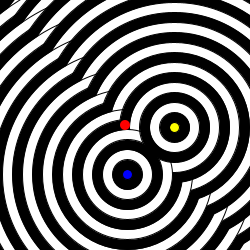
Frame 1 (no input)
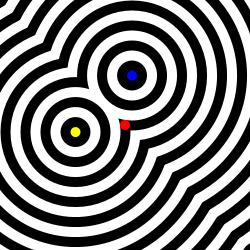
Frame 60 (the mouse pressed at the canvas centre just before this capture)
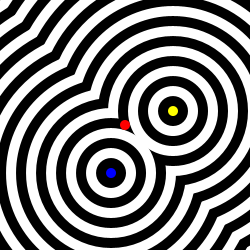
Frame 120 (the mouse held since frame 60 and released just before this capture)

The Processing sketch that drew these frames (run headless with seeded random() and noise(); from frame 60 on, the mouse is pressed at the canvas centre):

// Processing sketch: Double_Dot
// ── Double_Dot.pde
float angle;

void setup(){
  size(250,250);
  angle = 0;
}

void draw(){
  background(0);
  angle += 0.05;
  
  float cosVal = cos(angle);
  
  float distanceFromCenter = 50;
  
  float xPos = width/2 + cos(angle) * distanceFromCenter;
  float yPos = height/2 + sin(angle) * distanceFromCenter;

fill (255);
  ellipse (xPos, yPos, 410, 410);

  fill (255);
  ellipse (yPos, xPos, 410, 410);

  fill (0);
  ellipse (xPos, yPos, 390, 390);

  fill (0);
  ellipse (yPos, xPos, 390, 390);

  fill (255);
  ellipse (xPos, yPos, 370, 370);

  fill (255);
  ellipse (yPos, xPos, 370, 370);

  fill (0);
  ellipse (xPos, yPos, 350, 350);

  fill (0);
  ellipse (yPos, xPos, 350, 350);


  fill (255);
  ellipse (xPos, yPos, 330, 330);

  fill (255);
  ellipse (yPos, xPos, 330, 330);

  fill (0);
  ellipse (xPos, yPos, 310, 310);

  fill (0);
  ellipse (yPos, xPos, 310, 310);

  fill (255);
  ellipse (xPos, yPos, 290, 290);

  fill (255);
  ellipse (yPos, xPos, 290, 290);

  fill (0);
  ellipse (xPos, yPos, 270, 270);

  fill (0);
  ellipse (yPos, xPos, 270, 270);

fill (255);
  ellipse (xPos, yPos, 250, 250);

  fill (255);
  ellipse (yPos, xPos, 250, 250);

  fill (0);
  ellipse (xPos, yPos, 230, 230);

  fill (0);
  ellipse (yPos, xPos, 230, 230);

  fill (255);
  ellipse (xPos, yPos, 210, 210);

  fill (255);
  ellipse (yPos, xPos, 210, 210);

  fill (0);
  ellipse (xPos, yPos, 190, 190);

  fill (0);
  ellipse (yPos, xPos, 190, 190);

  fill (255);
  ellipse (xPos, yPos, 170, 170);

  fill (255);
  ellipse (yPos, xPos, 170, 170);

  fill (0);
  ellipse (xPos, yPos, 150, 150);

  fill (0);
  ellipse (yPos, xPos, 150, 150);

  fill (255);
  ellipse (xPos, yPos, 130, 130);

  fill (255);
  ellipse (yPos, xPos, 130, 130);

  fill (0);
  ellipse (xPos, yPos, 110, 110);

  fill (0);
  ellipse (yPos, xPos, 110, 110);

  fill (255);
  ellipse (xPos, yPos, 90, 90);

  fill (255);
  ellipse (yPos, xPos, 90, 90);

  fill (0);
  ellipse (xPos, yPos, 70, 70);
  
  fill (0);
  ellipse (yPos, xPos, 70, 70);

  fill (255);
  ellipse (xPos, yPos, 50, 50);
  
  fill (255);
  ellipse (yPos, xPos, 50, 50);
  
  fill (0);
  ellipse (xPos, yPos, 30, 30);
  
  fill (0);
  ellipse (yPos, xPos, 30, 30);
  
  fill (255,255,0);
  ellipse (xPos, yPos, 10, 10);
  
  fill (0,0,255);
  ellipse (yPos, xPos, 10, 10);
  
  //center
  noStroke();
  fill (255,0,0);
  ellipse(width/2, height/2, 10, 10);
}
